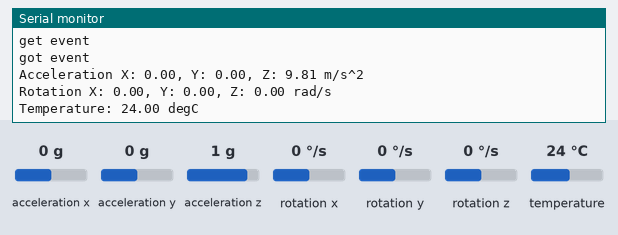
This sketch was run on a simulated ESP8266 (NodeMCU). Parts: the last lines printed to the serial monitor. The test bench sets the inputs (shaded band); at power-on: acceleration x 0 g, acceleration y 0 g, acceleration z 1 g, rotation x 0 °/s, rotation y 0 °/s, rotation z 0 °/s, temperature 24 °C.

Above: at 2.2 s.
2.3 s: acceleration x set to -1.4 g
At 3.0 s:
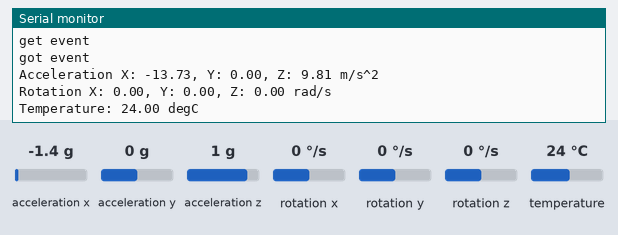
3.8 s: acceleration y set to -1.4 g
At 4.5 s:
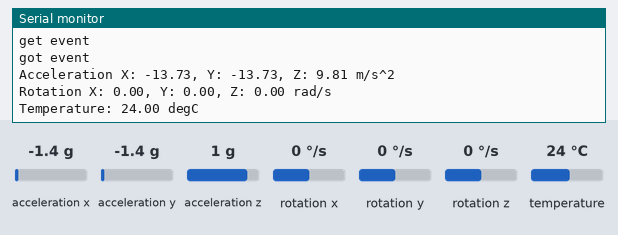
5.3 s: acceleration z set to -1.4 g
At 6.0 s:
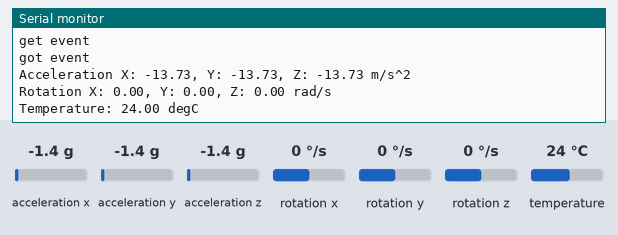
6.8 s: rotation x set to -192 °/s
At 7.5 s:
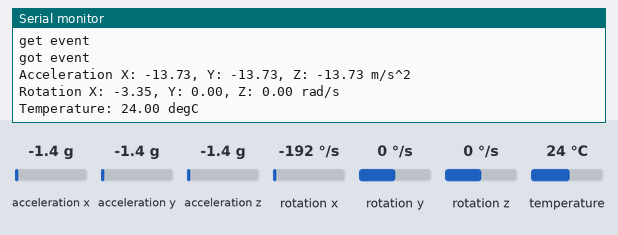
8.3 s: rotation y set to -192 °/s
At 9.1 s:
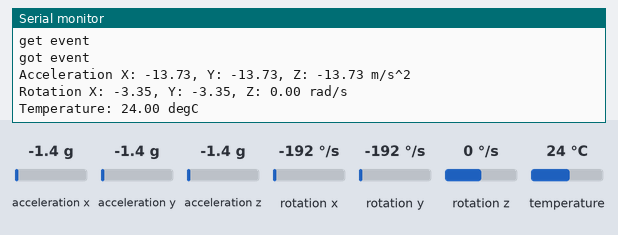
Timing chart, 0 to 10.8 s (numbered marks = the images above; inputs shaded):
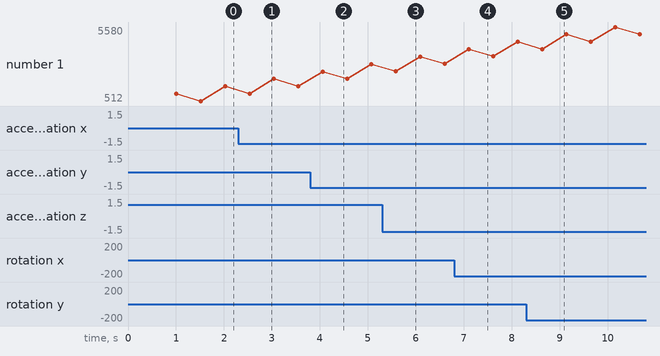

The sketch:

ESP32_TFT_rx_rig_v2.ino
```cpp
#include <SPI.h>


#include <Adafruit_MPU6050.h>
#include <Adafruit_Sensor.h>
#include <Wire.h>

Adafruit_MPU6050 mpu;


#define I2C_SDA 23
#define I2C_SCL 18

int t;

TwoWire I2CBME = TwoWire(0);

void setup() {
  // put your setup code here, to run once:
  Serial.begin(115200);
  delay(1000);

  I2CBME.begin(I2C_SDA, I2C_SCL, 100000);


  Serial.print("Looking for MPU6050 chip at: ");
  Serial.println(MPU6050_I2CADDR_DEFAULT);
  // Try to initialize!
  if (!mpu.begin(MPU6050_I2CADDR_DEFAULT, &I2CBME)) {
  //if (!mpu.begin(0x68, &I2CBME)) {
    Serial.println("Failed to find MPU6050 chip");
    while (1) {
      delay(10);
    }
  }
  Serial.println("MPU6050 Found!");


  mpu.setAccelerometerRange(MPU6050_RANGE_8_G);
  Serial.print("Accelerometer range set to: ");
  switch (mpu.getAccelerometerRange()) {
  case MPU6050_RANGE_2_G:
    Serial.println("+-2G");
    break;
  case MPU6050_RANGE_4_G:
    Serial.println("+-4G");
    break;
  case MPU6050_RANGE_8_G:
    Serial.println("+-8G");
    break;
  case MPU6050_RANGE_16_G:
    Serial.println("+-16G");
    break;
  }
  mpu.setGyroRange(MPU6050_RANGE_500_DEG);
  Serial.print("Gyro range set to: ");
  switch (mpu.getGyroRange()) {
  case MPU6050_RANGE_250_DEG:
    Serial.println("+- 250 deg/s");
    break;
  case MPU6050_RANGE_500_DEG:
    Serial.println("+- 500 deg/s");
    break;
  case MPU6050_RANGE_1000_DEG:
    Serial.println("+- 1000 deg/s");
    break;
  case MPU6050_RANGE_2000_DEG:
    Serial.println("+- 2000 deg/s");
    break;
  }

  mpu.setFilterBandwidth(MPU6050_BAND_5_HZ);
  Serial.print("Filter bandwidth set to: ");
  switch (mpu.getFilterBandwidth()) {
  case MPU6050_BAND_260_HZ:
    Serial.println("260 Hz");
    break;
  case MPU6050_BAND_184_HZ:
    Serial.println("184 Hz");
    break;
  case MPU6050_BAND_94_HZ:
    Serial.println("94 Hz");
    break;
  case MPU6050_BAND_44_HZ:
    Serial.println("44 Hz");
    break;
  case MPU6050_BAND_21_HZ:
    Serial.println("21 Hz");
    break;
  case MPU6050_BAND_10_HZ:
    Serial.println("10 Hz");
    break;
  case MPU6050_BAND_5_HZ:
    Serial.println("5 Hz");
    break;
  }

  t =0;


}

void loop() {


      // How much time did rendering take (ESP8266 80MHz 271ms, 160MHz 157ms, ESP32 SPI 120ms, 8bit parallel 105ms
      t = millis() - t;

      Serial.print(t); Serial.println(" ms");


  /* Get new sensor events with the readings */
  sensors_event_t a, g, temp;
  Serial.println("get event");
  mpu.getEvent(&a, &g, &temp);
  Serial.println("got event");


  /* Print out the values */
  Serial.print("Acceleration X: ");
  Serial.print(a.acceleration.x);
  Serial.print(", Y: ");
  Serial.print(a.acceleration.y);
  Serial.print(", Z: ");
  Serial.print(a.acceleration.z);
  Serial.println(" m/s^2");

  Serial.print("Rotation X: ");
  Serial.print(g.gyro.x);
  Serial.print(", Y: ");
  Serial.print(g.gyro.y);
  Serial.print(", Z: ");
  Serial.print(g.gyro.z);
  Serial.println(" rad/s");


  Serial.print("Temperature: ");
  Serial.print(temp.temperature);
  Serial.println(" degC");

  Serial.println("");
  delay(500);


}
```

Measured:
- after the input at 2.3 s, the serial monitor: prints a new line after 0.24 s (image 1)
- after the input at 3.8 s, the serial monitor: prints a new line after 0.26 s (image 2)
- after the input at 5.3 s, the serial monitor: prints a new line after 0.29 s (image 3)
- after the input at 6.8 s, the serial monitor: prints a new line after 0.31 s (image 4)
- after the input at 8.3 s, the serial monitor: prints a new line after 0.34 s (image 5)
- plotted number 1: 4562 → 5086 after the input at 8.3 s
